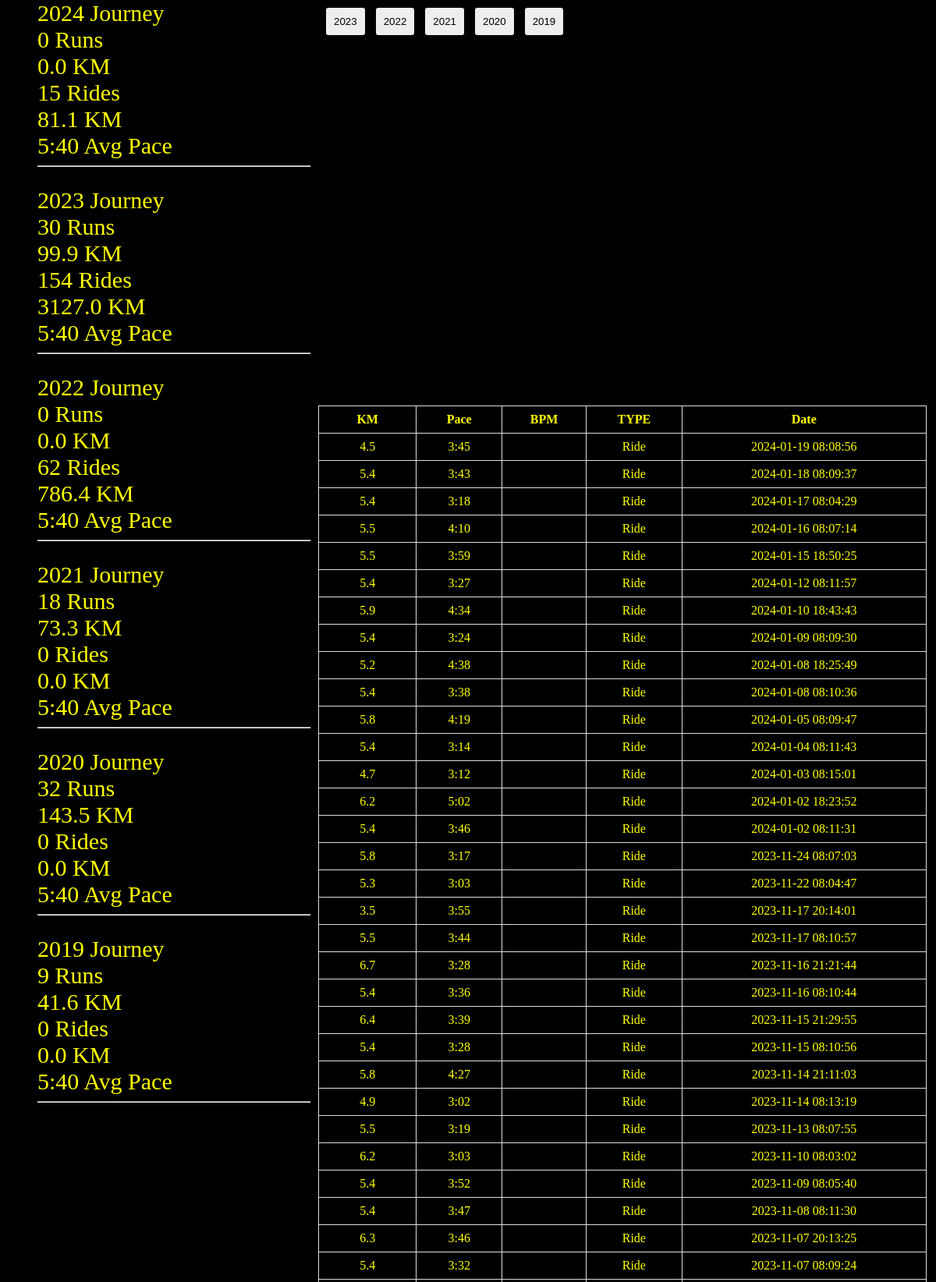
The page / (upper part) on the database its author committed.
### tables this page shows
CREATE TABLE activities (
	run_id INTEGER NOT NULL, 
	name VARCHAR, 
	distance FLOAT, 
	moving_time DATETIME, 
	elapsed_time DATETIME, 
	type VARCHAR, 
	start_date VARCHAR, 
	start_date_local VARCHAR, 
	location_country VARCHAR, 
	summary_polyline VARCHAR, 
	average_heartrate FLOAT, 
	average_speed FLOAT, 
	PRIMARY KEY (run_id)
);

### scripts/app.py (the view)
@app.route('/')
def index():
    data = g.data
    print(data[:3])
    print(data.columns)
    data["year"] = data["Date"].apply(lambda x: x[:4])
    years = sorted(data["year"].unique(), reverse=True)
    summary_data = []
    for year in years:
        tmp = dict()
        cur_year_data = data[data["year"] == year]
        tmp["year"] = year
        tmp["runs"] = cur_year_data[cur_year_data["TYPE"] == "Run"].shape[0]
        tmp["run_km"] = round(cur_year_data[cur_year_data["TYPE"] == "Run"]["KM"].sum(), 2)
        tmp["rides"] = cur_year_data[cur_year_data["TYPE"] == "Ride"].shape[0]
        tmp["ride_km"] = round(cur_year_data[cur_year_data["TYPE"] == "Ride"]["KM"].sum(), 2)
        summary_data.append(tmp)
    print(summary_data)
    return render_template('index.html', table_data=g.table_data, data=summary_data)

### scripts/template/index.html (shortened to what this page needs)
<!DOCTYPE html>
<html>
<head>
    <link rel="stylesheet" href="{{ url_for('static', filename='css/style.css') }}">
</head>
<body>
    <div id="container">
        <div id="text">
            {% for row in data %}
                <div class="year">{{ row['year'] }} Journey</div>
                <div class="year">{{ row['runs'] }} Runs</div>
                <div class="year">{{ row['run_km'] }} KM</div>
                <div class="year">{{ row['rides'] }} Rides</div>
                <div class="year">{{ row['ride_km'] }} KM</div>
                <div class="year">5:40 Avg Pace</div>
                <hr style="color: red;">
                <br>
            {% endfor %}
        </div>
        <div class="wrapper">
            <div id="map-table">
                <div id="map"></div>
                <div id="year-button">
                    <button id="2023">2023</button>
                    <button id="2022">2022</button>
                    <button id="2021">2021</button>
                    <button id="2020">2020</button>
                    <button id="2019">2019</button>
                </div>
            </div>
            <div id="table">
                <table>
                    <thead>
                        <tr>
                            <th>KM</th>
                            <th>Pace</th>
                            <th>BPM</th>
                            <th>TYPE</th>
                            <th>Date</th>
                        </tr>
                    </thead>
                    <tbody>
                        {% for row in table_data %}
                            <tr data-id="{{ row['id'] }}" onclick="window.scrollTo(0,0)">
                                <td>{{ row['KM'] }}</td>
                                <td>{{ row['Pace'] }}</td>
                                <td>{{ row['BPM'] }}</td>
                                <td>{{ row['TYPE'] }}</td>
                                <td>{{ row['Date'] }}</td>
                            </tr>
                        {% endfor %}
                    </tbody>
                </table>
            </div>
        </div>
    </div>
</body>
</html>

### scripts/static/css/style.css (style rules this page uses)
html, body { width: 100%; height: 100%; margin: 0; padding: 0; background-color: black; }
#container { display: flex; align-items: flex-start; }
#text { display: inline-block; width: 30%; margin-left: 4%; width: 350px; height: 1500px; margin-right: 10px; }
.wrapper { display: flex; flex-direction: column; width: 65%; }
#map-table, #table { display: inline-block; width: 100%; position: relative; }
#table { margin-top: 20px; align-self: flex-end; }
#year-button { position: absolute; top: 10px; left: 10px; }
#year-button button { padding: 10px; margin-right: 10px; background-color: #eee; border: none; border-radius: 3px; cursor: pointer; }
#map { width: 100%; height: 500px; }
table { width: 100%; border-collapse: collapse; }
th, td { border: 1px solid #ddd; padding: 8px; text-align: center; vertical-align: middle; color:yellow; }
tr { width: 100%; display: table-row; }
.year { color: yellow; font-size: 30px; }

### rows shown on the page
activities: KM "4.5", Pace "3:45", TYPE "Ride", Date "2024-01-19 08:08:56"
activities: KM "5.4", Pace "3:43", TYPE "Ride", Date "2024-01-18 08:09:37"
activities: KM "5.4", Pace "3:18", TYPE "Ride", Date "2024-01-17 08:04:29"
activities: KM "5.5", Pace "4:10", TYPE "Ride", Date "2024-01-16 08:07:14"
activities: KM "5.5", Pace "3:59", TYPE "Ride", Date "2024-01-15 18:50:25"
activities: KM "5.4", Pace "3:27", TYPE "Ride", Date "2024-01-12 08:11:57"
activities: KM "5.9", Pace "4:34", TYPE "Ride", Date "2024-01-10 18:43:43"
activities: KM "5.4", Pace "3:24", TYPE "Ride", Date "2024-01-09 08:09:30"
activities: KM "5.2", Pace "4:38", TYPE "Ride", Date "2024-01-08 18:25:49"
activities: KM "5.4", Pace "3:38", TYPE "Ride", Date "2024-01-08 08:10:36"
activities: KM "5.8", Pace "4:19", TYPE "Ride", Date "2024-01-05 08:09:47"
activities: KM "5.4", Pace "3:14", TYPE "Ride", Date "2024-01-04 08:11:43"
activities: KM "4.7", Pace "3:12", TYPE "Ride", Date "2024-01-03 08:15:01"
activities: KM "6.2", Pace "5:02", TYPE "Ride", Date "2024-01-02 18:23:52"
activities: KM "5.4", Pace "3:46", TYPE "Ride", Date "2024-01-02 08:11:31"
activities: KM "5.8", Pace "3:17", TYPE "Ride", Date "2023-11-24 08:07:03"
activities: KM "5.3", Pace "3:03", TYPE "Ride", Date "2023-11-22 08:04:47"
activities: KM "3.5", Pace "3:55", TYPE "Ride", Date "2023-11-17 20:14:01"
activities: KM "5.5", Pace "3:44", TYPE "Ride", Date "2023-11-17 08:10:57"
activities: KM "6.7", Pace "3:28", TYPE "Ride", Date "2023-11-16 21:21:44"
activities: KM "5.4", Pace "3:36", TYPE "Ride", Date "2023-11-16 08:10:44"
activities: KM "6.4", Pace "3:39", TYPE "Ride", Date "2023-11-15 21:29:55"
activities: KM "5.4", Pace "3:28", TYPE "Ride", Date "2023-11-15 08:10:56"
activities: KM "5.8", Pace "4:27", TYPE "Ride", Date "2023-11-14 21:11:03"
activities: KM "4.9", Pace "3:02", TYPE "Ride", Date "2023-11-14 08:13:19"
activities: KM "5.5", Pace "3:19", TYPE "Ride", Date "2023-11-13 08:07:55"
activities: KM "6.2", Pace "3:03", TYPE "Ride", Date "2023-11-10 08:03:02"
activities: KM "5.4", Pace "3:52", TYPE "Ride", Date "2023-11-09 08:05:40"
activities: KM "5.4", Pace "3:47", TYPE "Ride", Date "2023-11-08 08:11:30"
activities: KM "6.3", Pace "3:46", TYPE "Ride", Date "2023-11-07 20:13:25"
activities: KM "5.4", Pace "3:32", TYPE "Ride", Date "2023-11-07 08:09:24"

### other values the page prints
{{ row['year'] }} "2024" "2023" "2022" "2021" "2020" "2019"
{{ row['runs'] }} "0" "30" "0" "18" "32" "9"
{{ row['run_km'] }} "0.0" "99.9" "0.0" "73.3" "143.5" "41.6"
{{ row['rides'] }} "15" "154" "62" "0" "0" "0"
{{ row['ride_km'] }} "81.1" "3127.0" "786.4" "0.0" "0.0" "0.0"
